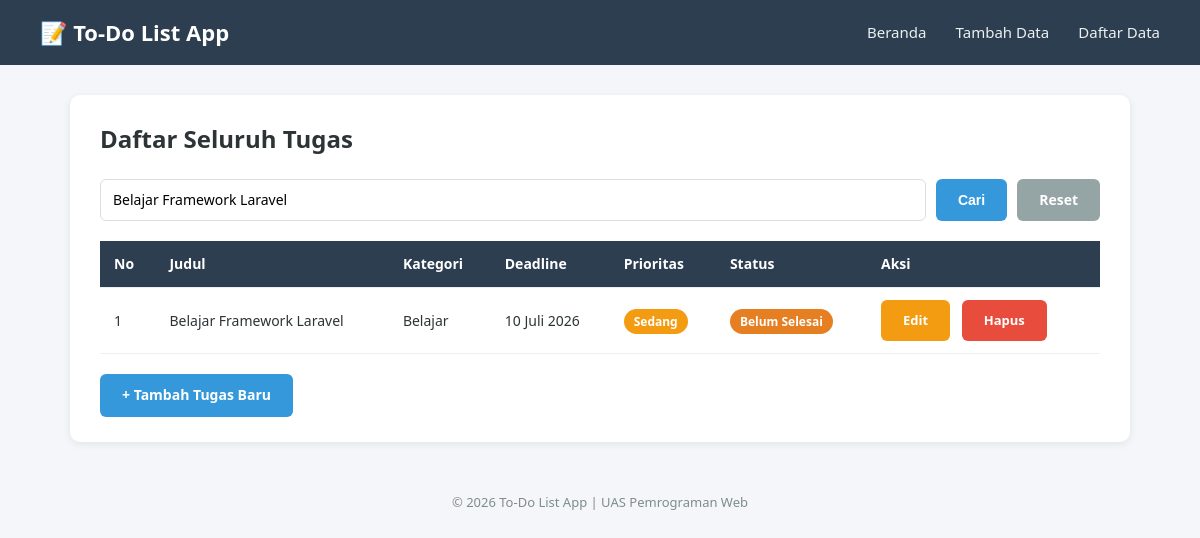
Screenshot of /daftar.php?cari=Belajar Framework Laravel with the database file from the repository.
### tables this page shows
CREATE TABLE IF NOT EXISTS tugas (
    id INT(11) NOT NULL AUTO_INCREMENT,
    judul VARCHAR(100) NOT NULL,
    deskripsi TEXT NOT NULL,
    kategori VARCHAR(50) NOT NULL,
    tanggal_deadline DATE NOT NULL,
    prioritas ENUM('Rendah', 'Sedang', 'Tinggi') NOT NULL DEFAULT 'Sedang',
    status ENUM('Belum Selesai', 'Selesai') NOT NULL DEFAULT 'Belum Selesai',
    created_at TIMESTAMP DEFAULT CURRENT_TIMESTAMP,
    PRIMARY KEY (id)
);

### daftar.php (the view, shortened to what this page needs)
<?php
require "koneksi.php";
require "functions.php";
$keyword = isset($_GET['cari']) ? mysqli_real_escape_string($koneksi, $_GET['cari']) : "";
if (!empty($keyword)) {
    $query = "SELECT * FROM tugas WHERE judul LIKE '%$keyword%' OR kategori LIKE '%$keyword%' ORDER BY tanggal_deadline ASC";
} else {
    $query = "SELECT * FROM tugas ORDER BY tanggal_deadline ASC";
}
$hasil = mysqli_query($koneksi, $query);
require "header.php";
?>
    <div class="card">
        <h2 style="margin-bottom: 20px;">Daftar Seluruh Tugas</h2>
        <form action="daftar.php" method="GET" style="display:flex; gap:10px; margin-bottom:20px;">
            <input type="text" name="cari" placeholder="Cari judul atau kategori..." value="<?php echo htmlspecialchars($keyword); ?>" style="margin-bottom:0;">
            <button type="submit" class="btn btn-primary">Cari</button>
            <a href="daftar.php" class="btn btn-secondary">Reset</a>
        </form>
        <?php if (mysqli_num_rows($hasil) > 0) { ?>
            <table>
                <thead>
                    <tr>
                        <th>No</th>
                        <th>Judul</th>
                        <th>Kategori</th>
                        <th>Deadline</th>
                        <th>Prioritas</th>
                        <th>Status</th>
                        <th>Aksi</th>
                    </tr>
                </thead>
                <tbody>
                    <?php
                    $no = 1;
                    while ($row = mysqli_fetch_assoc($hasil)) {
                    ?>
                        <tr>
                            <td><?php echo $no++; ?></td>
                            <td><?php echo htmlspecialchars($row['judul']); ?></td>
                            <td><?php echo htmlspecialchars($row['kategori']); ?></td>
                            <td><?php echo formatTanggal($row['tanggal_deadline']); ?></td>
                            <td><?php echo labelPrioritas($row['prioritas']); ?></td>
                            <td><?php echo labelStatus($row['status']); ?></td>
                            <td class="action-links">
                                <a href="edit.php?id=<?php echo $row['id']; ?>" class="btn btn-warning">Edit</a>
                                <a href="hapus.php?id=<?php echo $row['id']; ?>"
                                   class="btn btn-danger"
                                   onclick="return confirm('Yakin ingin menghapus tugas ini?');">Hapus</a>
                            </td>
                        </tr>
                    <?php } ?>
                </tbody>
            </table>
        <?php } else { ?>
            <p>Tidak ada data yang ditemukan.</p>
        <?php } ?>
        <div style="margin-top: 20px;">
            <a href="tambah.php" class="btn btn-primary">+ Tambah Tugas Baru</a>
        </div>
    </div>
<?php require "footer.php"; ?>

### functions.php (shortened to what this page needs)
<?php
function formatTanggal($tanggal) {
    $bulan = array(
        1 => "Januari", 2 => "Februari", 3 => "Maret", 4 => "April",
        5 => "Mei", 6 => "Juni", 7 => "Juli", 8 => "Agustus",
        9 => "September", 10 => "Oktober", 11 => "November", 12 => "Desember"
    );
    $pecah = explode("-", $tanggal);
    $tahun = $pecah[0];
    $bulanAngka = (int) $pecah[1];
    $hari = $pecah[2];
    return $hari . " " . $bulan[$bulanAngka] . " " . $tahun;
}
function labelPrioritas($prioritas) {
    if ($prioritas == "Tinggi") {
        $class = "badge-tinggi";
    } elseif ($prioritas == "Sedang") {
        $class = "badge-sedang";
    } else {
        $class = "badge-rendah";
    }
    return '<span class="badge ' . $class . '">' . $prioritas . '</span>';
}
function labelStatus($status) {
    if ($status == "Selesai") {
        $class = "badge-selesai";
    } else {
        $class = "badge-belum";
    }
    return '<span class="badge ' . $class . '">' . $status . '</span>';
}
?>

### style.css (style rules this page uses)
* { margin: 0; padding: 0; box-sizing: border-box; }
body { font-family: 'Segoe UI', Tahoma, Geneva, Verdana, sans-serif; background-color: #f4f6f9; color: #2d3436; line-height: 1.6; }
.card { background-color: #ffffff; border-radius: 10px; padding: 25px 30px; box-shadow: 0 2px 8px rgba(0, 0, 0, 0.08); margin-bottom: 25px; }
form input[type="text"], form input[type="date"], form select, form textarea { width: 100%; padding: 10px 12px; margin-bottom: 18px; border: 1px solid #dcdde1; border-radius: 6px; font-size: 14px; font-family: inherit; }
.btn { display: inline-block; padding: 10px 22px; border: none; border-radius: 6px; cursor: pointer; font-size: 14px; font-weight: 600; text-decoration: none; transition: opacity 0.2s ease-in-out; }
.btn-primary { background-color: #3498db; color: #fff; }
.btn-warning { background-color: #f39c12; color: #fff; }
.btn-danger { background-color: #e74c3c; color: #fff; }
.btn-secondary { background-color: #95a5a6; color: #fff; }
table { width: 100%; border-collapse: collapse; margin-top: 10px; }
table th, table td { padding: 12px 14px; text-align: left; border-bottom: 1px solid #ecf0f1; font-size: 14px; }
table th { background-color: #2c3e50; color: #fff; }
.badge { padding: 4px 10px; border-radius: 20px; font-size: 12px; font-weight: 600; color: #fff; }
.badge-sedang { background-color: #f39c12; }
.badge-belum { background-color: #e67e22; }
.action-links a { margin-right: 8px; font-size: 13px; text-decoration: none; }

### rows the page displays
tugas: judul "Belajar Framework Laravel", kategori "Belajar", tanggal_deadline "10 Juli 2026", prioritas "Sedang", status "Belum Selesai"
